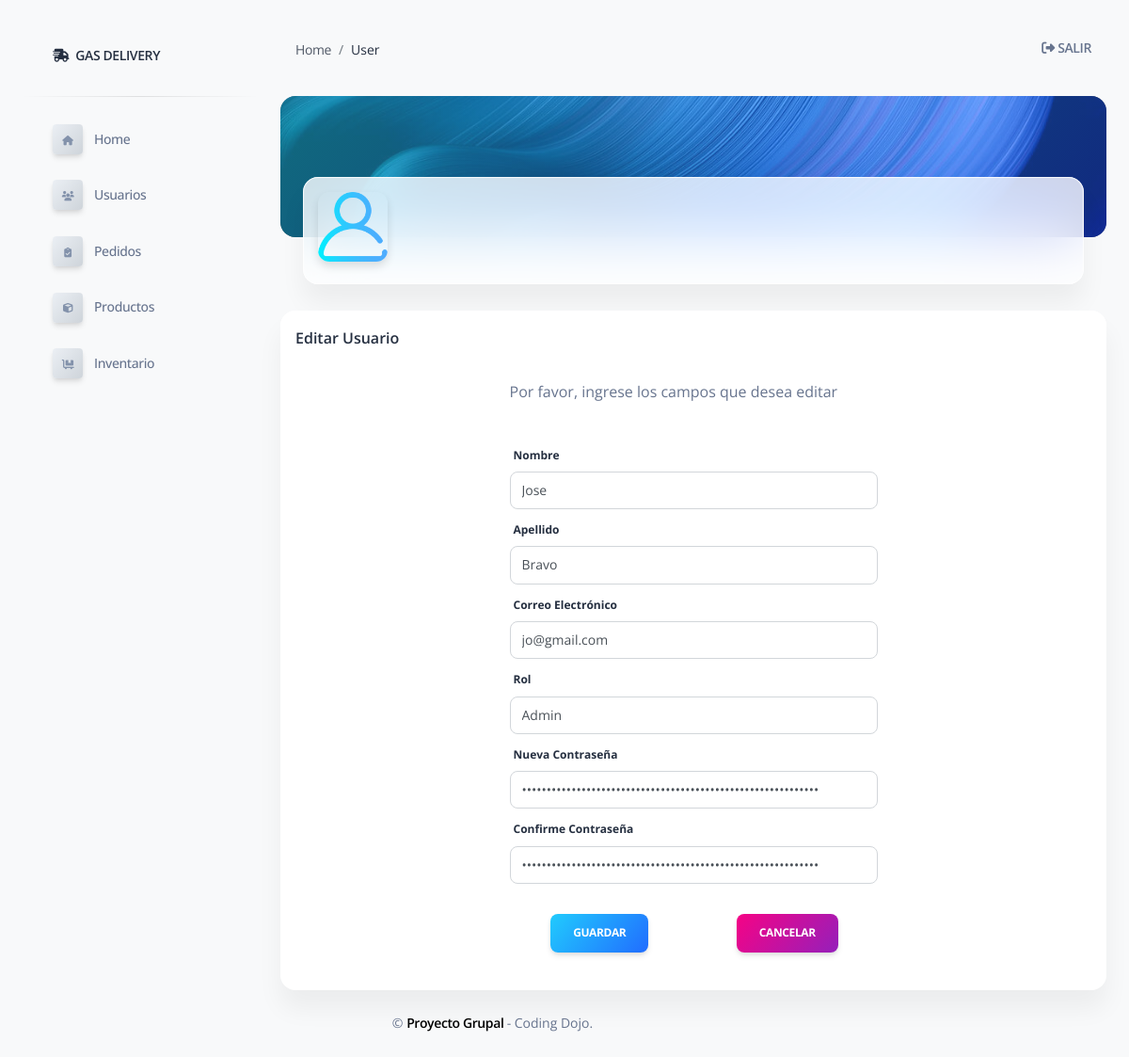
The app's page /user_usr/update/4 with its own data.
### gasbravo/models.py (models this page shows)
class User (models.Model):
    first_name = models.CharField(max_length=50)
    last_name = models.CharField(max_length=55)
    email = models.CharField(max_length=55)
    password = models.CharField(max_length=55)
    user_rol = models.ForeignKey(Rol, related_name="user_rol", on_delete=models.CASCADE)
    created_at = models.DateField(auto_now_add=True)
    updated_at = models.DateField(auto_now=True)
    objects = UserManager()

class Rol (models.Model):
    ROLES = (
        ('Cliente', 'Cliente'),
        ('Admin', 'Admin'),
    )
    roles = models.CharField(max_length=50, choices = ROLES, null=True)

### gasbravo/views.py (the view, shortened to what this page needs)
# urls.py: path('user_usr/update/<int:number>',views. edit_usr),
def edit_usr(request, number):
    if request.method=='GET':
        content={
            'user': User.objects.get(id=number),
            'allroles': Rol.objects.all()
        }
        return render(request,'edit_user.html', content)

### gasbravo/templates/edit_user.html (shortened to what this page needs)
{% extends 'layouts/base.html' %} {% block title %} Editar Usuario {% endblock title %}
{% block stylesheets %}{% endblock stylesheets %} {% block content %}
<div class="container-fluid">
    <div class="page-header min-height-150 border-radius-xl mt-4" style="background-image: url('/static/assets/img/curved-images/curved14.jpg'); background-position-y: 15%;">
        <span class="mask bg-gradient-info opacity-5"></span>
    </div>
    <div class="card card-body blur shadow-blur mx-4 mt-n6">
        <div class="row gx-4">
            <div class="col-auto">
                <div class="avatar avatar-xl position-relative">
                    <img src="/static/assets/img/usuario5.png" alt="avatar.png" class="w-100 border-radius-lg shadow-sm">
                </div>
            </div>
            <div class="col-auto my-auto">
            </div>
        </div>
    </div>
</div>
<div class="container-fluid py-4">
    <div class="row my-1">
        <div class="col-12">
            <div class="card mb-2">
                <div class="card-header pb-0 p-3">
                    <h6 class="mb-1">Editar Usuario</h6>
                </div>
                <div class="col-xl-6 col-lg-5 col-md-6 d-flex flex-column mx-auto">
                    <div class="card card-plain mt-1">
                        <div class="card-header pb-0 text-left bg-transparent">
                            {% if messages %}
                            <ul class="messages">
                                {% for message in messages%}
                                <li class="text-danger"><strong class="text-danger text-capitalize">{{message.tags}}:</strong> {{message}} {% endfor %}</li>
                            </ul>
                            {% else %} Por favor, ingrese los campos que desea editar {% endif %}
                        </div>
                        <div class="card-body">
                            <form role="form text-left" method="post" action="/user_usr/update/{{user.id}}">
                                <label for="first_name" class="form-label">Nombre</label>
                                <div class="mb-2">
                                    <input type="text" class="form-control" name="first_name" placeholder="Ingrese el nuevo nombre" value="{{user.first_name}}" required>
                                </div>
                                <label for="last_name" class="form-label">Apellido</label>
                                <div class="mb-2">
                                    <input type="text" class="form-control" name="last_name" placeholder="Ingrese el nuevo apellido" value="{{user.last_name}}" required>
                                </div>
                                <label for="email" class="form-label">Correo Electrónico</label>
                                <div class="mb-2">
                                    <input type="email" class="form-control" name="email" placeholder="Ingrese el nuevo correo electrónico" value="{{user.email}}" required>
                                </div>
                                <label for="user_rol" class="form-label">Rol</label>
                                <div class="mb-2">
                                    <select class="form-control" name="user_rol" id="user_rol">
                                    {% for Rol in allroles %}
                                    <option value="{{Rol.id}}" {% if Rol.id == user.user_rol.id %} selected  {% endif %}  >{{Rol.roles}}</option>
                                    {% endfor %}
                                     </select>
                                </div>
                                <label for="password" class="form-label">Nueva Contraseña</label>
                                <div class="mb-2">
                                    <input type="password" class="form-control" name="password" placeholder="Ingrese nueva contraseña" value="{{user.password}}" required>
                                </div>
                                <label for="confirm_password" class="form-label">Confirme Contraseña</label>
                                <div class="mb-2">
                                    <input type="password" class="form-control" name="confirm_password" placeholder="Ingrese nueva contraseña" value="{{user.password}}" required>
                                </div>
                                <div class="mb-3 row g-2 text-center">
                                    <div class="col-md">
                                        <button type="submit" name="save" class="btn bg-gradient-info mt-4 mb-0">Guardar</button>
                                    </div>
                                    <div class="col-md">
                                        <a href="/user/gestion_users">
                                            <button type="button" class="btn bg-gradient-primary  mt-4 mb-0">Cancelar</button>
                                        </a>
                                    </div>
                                </div>
                            </form>
                        </div>
                    </div>
                </div>
            </div>
        </div>
        {% include "includes/footer.html" %}
    </div>
</div>
{% endblock content %}

### records on screen
User: first_name "Jose", last_name "Bravo", email "jo@gmail.com", user_rol "Admin"
